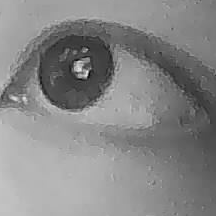
#> input picture 261004/data/eye/eye_auto_1791110451544.png, 216 x 216 px; its folder holds only this picture in this run
$ python compare_algorithms.py
#> lines starting #> are read from the running program, lines starting #| are printed output that depends on the picture; after the words box and inside, x2 and y2 are one past the last pixel; in counts of white or black regions, pixels touching at a corner belong together
### 261004/pupil_detector.py
"""
Shared pupil/eye detection module used by stages 5-10.

Centralizing this logic means that once IR illumination hardware arrives and
a better detector is needed (e.g. a different threshold strategy, or IR-specific
preprocessing), only this file needs to change -- the real-time tracking,
logging, gaze experiment, and calibration scripts all import from here and
don't need to be rewritten.

Current implementation is classical CV only (no deep learning), using the
same Otsu threshold + contour + ellipse-fit pipeline validated in Stage 6,
with the circularity threshold (0.75) that was empirically raised after a
visual audit showed lower thresholds produced false-positive "successes"
(ellipses pulled off the true pupil center by specular highlights).

Known limitation (see Stage 6 report): under current hardware (no IR
illuminator, no IR-cut filter, ambient light only), this detector's real
success rate measured on saved ROI samples was 0/20. It is wired into the
realtime pipeline anyway so that the pipeline itself is validated end-to-end
(ROI -> detection -> logging -> plotting), with NaN/confidence=0 propagating
correctly when detection fails, rather than silently faking data.
"""
import cv2
import numpy as np
import os

_CASCADE_DIR = os.path.dirname(os.path.abspath(__file__))
_face_cascade = cv2.CascadeClassifier(os.path.join(_CASCADE_DIR, "haarcascade_frontalface_default.xml"))
_eye_cascade = cv2.CascadeClassifier(os.path.join(_CASCADE_DIR, "haarcascade_eye.xml"))

CIRCULARITY_THRESHOLD = 0.75


# [12 lines left out: function detect_eye, not called in this run]


def detect_pupil(gray_roi):
    """
    Runs classical threshold/contour/ellipse-fit pupil detection on a grayscale
    eye ROI crop. Returns a dict always containing success/reason/pupil_cx/
    pupil_cy/pupil_w/pupil_h/confidence, plus ellipse/contour/binary for
    visualization when success is True.
    """
    h, w = gray_roi.shape
    result = {
        "success": False,
        "reason": "",
        "pupil_cx": float("nan"),
        "pupil_cy": float("nan"),
        "pupil_w": float("nan"),
        "pupil_h": float("nan"),
        "confidence": 0.0,
        "ellipse": None,
        "contour": None,
    }

    if gray_roi.size == 0 or h < 10 or w < 10:
        result["reason"] = "ROI too small"
        return result

    blurred = cv2.GaussianBlur(gray_roi, (5, 5), 0)
    _, binary = cv2.threshold(blurred, 0, 255, cv2.THRESH_BINARY_INV + cv2.THRESH_OTSU)

    kernel = cv2.getStructuringElement(cv2.MORPH_ELLIPSE, (3, 3))
    binary = cv2.morphologyEx(binary, cv2.MORPH_CLOSE, kernel, iterations=2)
    binary = cv2.morphologyEx(binary, cv2.MORPH_OPEN, kernel, iterations=1)

    contours, _ = cv2.findContours(binary, cv2.RETR_EXTERNAL, cv2.CHAIN_APPROX_SIMPLE)
    if not contours:
        result["reason"] = "no dark contour found after threshold"
        return result

    frame_area = h * w
    candidates = []
    for c in contours:
        area = cv2.contourArea(c)
        if area < 0.01 * frame_area or area > 0.6 * frame_area:
            continue
        if len(c) < 5:
            continue
        bx, by, bw, bh = cv2.boundingRect(c)
        aspect = bw / float(bh) if bh > 0 else 0
        if aspect < 0.5 or aspect > 2.0:
            continue
        perimeter = cv2.arcLength(c, True)
        if perimeter == 0:
            continue
        circularity = 4 * np.pi * area / (perimeter ** 2)
        candidates.append((c, area, aspect, circularity))

    if not candidates:
        result["reason"] = "contours found but none passed area/aspect filtering"
        return result

    candidates.sort(key=lambda t: t[3], reverse=True)
    best_c, best_area, best_aspect, best_circ = candidates[0]

    if best_circ < CIRCULARITY_THRESHOLD:
        result["reason"] = f"best candidate circularity too low ({best_circ:.2f})"
        return result

    ellipse = cv2.fitEllipse(best_c)
    (cx, cy), (ew, eh), angle = ellipse

    result["success"] = True
    result["pupil_cx"] = round(cx, 2)
    result["pupil_cy"] = round(cy, 2)
    result["pupil_w"] = round(ew, 2)
    result["pupil_h"] = round(eh, 2)
    result["confidence"] = round(min(1.0, best_circ), 3)
    result["ellipse"] = ellipse
    result["contour"] = best_c
    return result

### 261004/pupil_detector_starburst.py
"""
Starburst-style pupil detector, interface-compatible with pupil_detector.py's
detect_pupil(). Used to compare against the Otsu-threshold baseline on the
same no-IR sample batch (data/eye), per 261010 roadmap section 6.2.

Starburst method (Li et al.): instead of a single global threshold, cast rays
outward from an initial center estimate (here: the darkest-region centroid
from a coarse threshold) in multiple directions, find the pupil-boundary edge
point along each ray via the local gradient, then fit an ellipse to those
boundary points. This is less sensitive to a single global threshold being
wrong under uneven/low-contrast lighting, because each ray only needs a local
gradient jump, not a globally-separable intensity population.

Known limitation going in: this does not fix low signal-to-noise (specular
highlights breaking up the dark region, or sensor noise); it only removes the
dependency on one global threshold. Results must still be visually audited,
not trusted from the success flag alone (see Stage 6 lesson: ellipses pulled
off-center by specular highlights were previously misreported as successes).
"""
import cv2
import numpy as np

CIRCULARITY_THRESHOLD = 0.75
N_RAYS = 36
MIN_RAY_HITS = 18  # at least half the rays must find a boundary edge


def _coarse_center(gray_roi):
    """Rough initial center: centroid of the darkest 5% of pixels."""
    h, w = gray_roi.shape
    thresh_val = np.percentile(gray_roi, 5)
    dark_mask = gray_roi <= thresh_val
    ys, xs = np.nonzero(dark_mask)
    if len(xs) == 0:
        return None
    return float(np.mean(xs)), float(np.mean(ys))


def _cast_rays(gray_roi, cx, cy, n_rays, max_radius):
    """
    For each of n_rays directions from (cx, cy), walk outward along the
    gradient until a strong positive intensity jump (dark->light edge) is
    found. Returns list of (x, y) boundary points, one per ray that found
    an edge.
    """
    h, w = gray_roi.shape
    blurred = cv2.GaussianBlur(gray_roi, (5, 5), 0).astype(np.float32)
    points = []
    for i in range(n_rays):
        theta = 2 * np.pi * i / n_rays
        dx, dy = np.cos(theta), np.sin(theta)
        prev_val = None
        for r in range(1, max_radius):
            x = int(round(cx + dx * r))
            y = int(round(cy + dy * r))
            if x < 0 or x >= w or y < 0 or y >= h:
                break
            val = blurred[y, x]
            if prev_val is not None and (val - prev_val) > 15:
                points.append((x, y))
                break
            prev_val = val
    return points


def detect_pupil(gray_roi):
    """
    Same return contract as pupil_detector.detect_pupil(): a dict with
    success/reason/pupil_cx/pupil_cy/pupil_w/pupil_h/confidence, plus
    ellipse/contour (contour is None here; boundary points stored instead
    for visualization under the 'boundary_points' key).
    """
    h, w = gray_roi.shape
    result = {
        "success": False,
        "reason": "",
        "pupil_cx": float("nan"),
        "pupil_cy": float("nan"),
        "pupil_w": float("nan"),
        "pupil_h": float("nan"),
        "confidence": 0.0,
        "ellipse": None,
        "contour": None,
        "boundary_points": None,
    }

    if gray_roi.size == 0 or h < 10 or w < 10:
        result["reason"] = "ROI too small"
        return result

    center = _coarse_center(gray_roi)
    if center is None:
        result["reason"] = "no dark region found for initial center estimate"
        return result
    cx0, cy0 = center

    max_radius = int(min(h, w) * 0.6)
    boundary_points = _cast_rays(gray_roi, cx0, cy0, N_RAYS, max_radius)

    if len(boundary_points) < MIN_RAY_HITS:
        result["reason"] = f"too few ray hits ({len(boundary_points)}/{N_RAYS}) to fit boundary"
        result["boundary_points"] = boundary_points
        return result

    pts = np.array(boundary_points, dtype=np.float32).reshape(-1, 1, 2)
    ellipse = cv2.fitEllipse(pts)
    (cx, cy), (ew, eh), angle = ellipse

    # circularity proxy: ratio of minor/major axis (1.0 = perfect circle)
    major, minor = max(ew, eh), min(ew, eh)
    circularity = minor / major if major > 0 else 0.0

    result["boundary_points"] = boundary_points
    if circularity < CIRCULARITY_THRESHOLD:
        result["reason"] = f"fitted ellipse too elongated (axis ratio {circularity:.2f})"
        result["ellipse"] = ellipse
        return result

    result["success"] = True
    result["pupil_cx"] = round(cx, 2)
    result["pupil_cy"] = round(cy, 2)
    result["pupil_w"] = round(ew, 2)
    result["pupil_h"] = round(eh, 2)
    result["confidence"] = round(min(1.0, circularity), 3)
    result["ellipse"] = ellipse
    return result

### 261004/compare_algorithms.py
"""
Runs both pupil detectors (Otsu baseline vs starburst) on the same no-IR
sample batch (data/eye/*.png) and writes a side-by-side CSV, plus contact
sheets for visual audit -- per 261010 roadmap section 6.2.

This does NOT re-collect data. It re-uses the exact 20 frames already
captured under no-IR conditions in Stage 6 (same batch pupil_detection.csv
already reports 0/20 for the Otsu method), so the comparison isolates the
algorithm as the only variable.

Usage:
    python compare_algorithms.py
Outputs:
    data/results/algorithm_comparison.csv
    data/results/algorithm_comparison_contact_sheet.png  (visual audit grid)
"""
import os
import glob
import csv
import cv2
import numpy as np

import pupil_detector as otsu_detector
import pupil_detector_starburst as starburst_detector

_DIR = os.path.dirname(os.path.abspath(__file__))
EYE_DIR = os.path.join(_DIR, "data", "eye")
RESULTS_DIR = os.path.join(_DIR, "data", "results")


def imread_unicode(path, flags=cv2.IMREAD_GRAYSCALE):
    """cv2.imread fails silently on non-ASCII (CJK) Windows paths; read via
    numpy buffer instead, since this whole project tree lives under a
    Chinese-character path (作品集/课程/...)."""
    data = np.fromfile(path, dtype=np.uint8)
    return cv2.imdecode(data, flags)


def imwrite_unicode(path, img):
    ext = os.path.splitext(path)[1]
    ok, buf = cv2.imencode(ext, img)
    if ok:
        buf.tofile(path)
    return ok


def draw_overlay(gray_roi, result, color):
    vis = cv2.cvtColor(gray_roi, cv2.COLOR_GRAY2BGR)
    if result.get("ellipse") is not None:
        cv2.ellipse(vis, result["ellipse"], color, 2)
    pts = result.get("boundary_points")
    if pts:
        for (x, y) in pts:
            cv2.circle(vis, (int(x), int(y)), 1, color, -1)
    label = "OK" if result["success"] else "FAIL"
    cv2.putText(vis, label, (3, 12), cv2.FONT_HERSHEY_SIMPLEX, 0.4, color, 1)
    return vis


def main():
    files = sorted(glob.glob(os.path.join(EYE_DIR, "*.png")))
    if not files:
        print(f"No sample images found in {EYE_DIR}")
        return

    rows = []
    tiles = []
    for path in files:
        fname = os.path.basename(path)
        img = imread_unicode(path)
#> in imread_unicode, returned value is the input picture: shape (216, 216); min 0, max 236, mean 134.6
        if img is None:
            print(f"skip unreadable: {fname}")
            continue

        otsu_result = otsu_detector.detect_pupil(img)
#> in detect_pupil, `_, binary = cv2.threshold(blurred, 0, 255, cv2.THRESH_BINARY_INV + cv2..`:
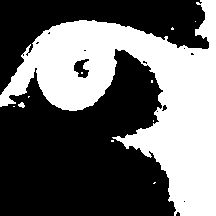
#> binary: shape (216, 216); 40.6% white; 11 white regions (9 under 20 px), largest, box (x1, y1, x2, y2) and area: (0, 0, 216, 216) 18865, (18, 102, 25, 108) 27
#> in detect_pupil, `binary = cv2.morphologyEx(binary, cv2.MORPH_CLOSE, kernel, iterations=2)`:
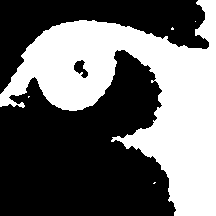
#> binary: shape (216, 216); 41.1% white; 5 white regions (4 under 20 px), largest, box (x1, y1, x2, y2) and area: (0, 0, 216, 216) 19167
#> in detect_pupil, `contours, _ = cv2.findContours(binary, cv2.RETR_EXTERNAL, cv2.CHAIN_AP..`: contours = 4 contours, 3 with area under 20; largest, box (x1, y1, x2, y2) and area: (0, 0, 216, 216) 18754
#> the loop in detect_pupil, `for c in contours:` made 4 passes
#> (area, bx, by, bw, bh, aspect, perimeter, circularity) on pass 4: (18754, 0, 0, 216, 216, 1, 1154.1, 0.177)
#> after the loop in detect_pupil, `for c in contours:`: candidates = 1 item
#> in detect_pupil, `best_c, best_area, best_aspect, best_circ = candidates[0]`: best_c = contour of 331 points, box (x1, y1, x2, y2) (0, 0, 216, 216), area 18754; best_area = 18754; best_aspect = 1; best_circ = 0.177
#> otsu_result = 9 items
        star_result = starburst_detector.detect_pupil(img)
#> in _coarse_center, `thresh_val = np.percentile(gray_roi, 5)`: thresh_val = 68
#> in _coarse_center, `dark_mask = gray_roi <= thresh_val`:
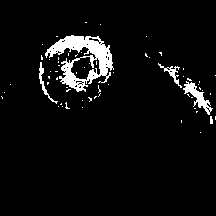
#> dark_mask: shape (216, 216) bool; 5.2% white; 63 white regions (58 under 20 px), largest, box (x1, y1, x2, y2) and area: (45, 35, 114, 92) 1648, (183, 81, 213, 115) 317, (158, 63, 182, 88) 132, (39, 62, 58, 104) 127, (210, 116, 213, 124) 21
#> in _coarse_center, `ys, xs = np.nonzero(dark_mask)`: ys = 2426 values from 22 to 132; xs = 2426 values, max 215 at index 1528, min 1 at index 2169, mean 103.2
#> in detect_pupil, `center = _coarse_center(gray_roi)`: center = (103.2, 67.82)
#> in detect_pupil, `cx0, cy0 = center`: cx0 = 103.2; cy0 = 67.82
#> after the loop in _cast_rays, `for i in range(n_rays):`: points = 33 pairs, first value 56 to 114, second value 19 to 109
#> in detect_pupil, `boundary_points = _cast_rays(gray_roi, cx0, cy0, N_RAYS, max_radius)`: boundary_points has the same summary as points in _cast_rays
#> in detect_pupil, `pts = np.array(boundary_points, dtype=np.float32).reshape(-1, 1, 2)`: pts = 33 rows, first 8: [114, 68], [113, 70], [114, 72], [114, 74], [111, 74], [111, 77], [111, 81], [110, 86]
#> in detect_pupil, `ellipse = cv2.fitEllipse(pts)`: ellipse = ((91.47, 66.34), (45.5, 117.7), 14.63)
#> in detect_pupil, `(cx, cy), (ew, eh), angle = ellipse`: cx = 91.47; cy = 66.34; ew = 45.5; eh = 117.7; angle = 14.63
#> in detect_pupil, `major, minor = max(ew, eh), min(ew, eh)`: major = 117.7; minor = 45.5
#> in detect_pupil, `circularity = minor / major if major > 0 else 0.0`: circularity = 0.386
#> star_result = 10 items

        rows.append({
            "filename": fname,
            "otsu_success": otsu_result["success"],
            "otsu_reason": otsu_result["reason"],
            "otsu_confidence": otsu_result["confidence"],
            "starburst_success": star_result["success"],
            "starburst_reason": star_result["reason"],
            "starburst_confidence": star_result["confidence"],
        })

        otsu_vis = draw_overlay(img, otsu_result, (0, 0, 255))
#> in draw_overlay, `label = "OK" if result["success"] else "FAIL"`: label = 'FAIL'
        star_vis = draw_overlay(img, star_result, (0, 255, 0))
#> call 2 of draw_overlay, with color = (0, 255, 0)
#> in draw_overlay (call 2), `cv2.ellipse(vis, result["ellipse"], color, 2)`:
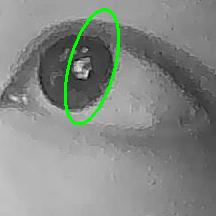
#> vis: shape (216, 216, 3); mean B, G, R 132.5, 136.9, 132.5
#> in draw_overlay (call 2), `pts = result.get("boundary_points")`: pts has the same summary as points in _cast_rays
#> the loop in draw_overlay (call 2), `for (x, y) in pts:` made 33 passes
#> after the loop in draw_overlay (call 2), `for (x, y) in pts:`:
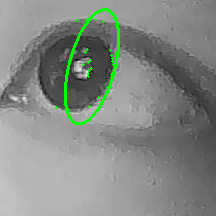
#> vis: shape (216, 216, 3); 0.26% of pixels changed, all inside (x1, y1, x2, y2) = (55, 18, 116, 110)
        pair = np.hstack([otsu_vis, star_vis])
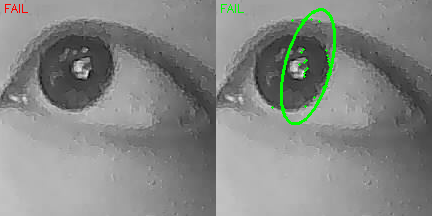
#> pair: shape (216, 432, 3); mean B, G, R 133.2, 135.9, 133.4
        tiles.append(pair)

        print(f"{fname}: otsu={otsu_result['success']} starburst={star_result['success']}")
#| eye_auto_1791110451544.png: otsu=False starburst=False

    os.makedirs(RESULTS_DIR, exist_ok=True)
    csv_path = os.path.join(RESULTS_DIR, "algorithm_comparison.csv")
    with open(csv_path, "w", newline="") as f:
        writer = csv.DictWriter(f, fieldnames=list(rows[0].keys()))
        writer.writeheader()
        writer.writerows(rows)

    otsu_n = sum(1 for r in rows if r["otsu_success"])
#> otsu_n = 0
    star_n = sum(1 for r in rows if r["starburst_success"])
#> star_n = 0
    total = len(rows)
#> total = 1
    print(f"\nOtsu (baseline, no-IR):      {otsu_n}/{total} ({100.0*otsu_n/total:.1f}%)")
#| Otsu (baseline, no-IR):      0/1 (0.0%)
    print(f"Starburst (new, no-IR):      {star_n}/{total} ({100.0*star_n/total:.1f}%)")
#| Starburst (new, no-IR):      0/1 (0.0%)
    print(f"Reference, Otsu + 850nm IR:  27.2% (22/81, from Stage 6, different batch)")
    print(f"\nWrote: {csv_path}")

    # contact sheet: stack all pairs vertically, resize each tile to a
    # common width for readability
    target_w = 480
    resized = []
    for t in tiles:
        h, w = t.shape[:2]
        scale = target_w / w
        resized.append(cv2.resize(t, (target_w, int(h * scale))))
#> this loop made 1 pass
#> (h, w, scale) on pass 1: (216, 432, 1.11)
#> after the loop, resized = 1 item
    sheet = np.vstack(resized)
    sheet_path = os.path.join(RESULTS_DIR, "algorithm_comparison_contact_sheet.png")
    imwrite_unicode(sheet_path, sheet)
    print(f"Wrote: {sheet_path}  (red=Otsu overlay, green=starburst overlay, left/right per row)")
    print("\nNEXT STEP: visually audit the contact sheet. A 'success' flag from either")
    print("algorithm is not proof of a correct detection -- confirm the ellipse/points")
    print("actually sit on the pupil, not on a specular highlight or eyelid edge.")


if __name__ == "__main__":
    main()

$ run again, on 261004/data/eye/eye_auto_1791110476010.png
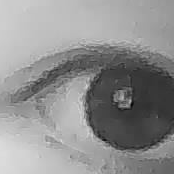
#> input picture 261004/data/eye/eye_auto_1791110476010.png, 174 x 174 px
#> in imread_unicode, returned value is the input picture: shape (174, 174); min 7, max 220, mean 143.1
#> in detect_pupil, `binary = cv2.morphologyEx(binary, cv2.MORPH_CLOSE, kernel, iterations=2)`:
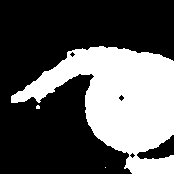
#> binary: shape (174, 174); 34.8% white; 3 white regions (2 under 20 px), largest, box (x1, y1, x2, y2) and area: (11, 46, 174, 174) 10535
#> contours = 2 contours, 1 with area under 20; largest, box (x1, y1, x2, y2) and area: (11, 46, 174, 174) 10259
#> the loop in detect_pupil, `for c in contours:` made 2 passes
#> (area, bx, by, bw, bh, aspect, perimeter, circularity) on pass 2: (10259, 11, 46, 163, 128, 1.27, 681.8, 0.277)
#> after the loop in detect_pupil, `for c in contours:`: candidates = 1 item
#> best_c = contour of 216 points, box (x1, y1, x2, y2) (11, 46, 174, 174), area 10259; best_area = 10259; best_aspect = 1.27; best_circ = 0.277
#> otsu_result = 9 items
#> thresh_val = 55
#> dark_mask: shape (174, 174) bool; 5% white; 52 white regions (51 under 20 px), largest, box (x1, y1, x2, y2) and area: (112, 72, 174, 122) 1332
#> ys = 1524 values from 63 to 148; xs = 1524 values, max 173 at index 452, min 37 at index 304, mean 147.9
#> center = (147.9, 99.13)
#> cx0 = 147.9; cy0 = 99.13
#> after the loop in _cast_rays, `for i in range(n_rays):`: points = [(168, 134), (163, 140), (157, 148), (148, 148), (139, 149), (129, 150), (119, 149), (109, 145), (100, 139), (93, 131), (130, 106), (131, 102), (131, 99), (124, 95), (126, 91), (131, 90), (102, 44), (169, 74)]
#> boundary_points has the same summary as points in _cast_rays
#> in detect_pupil, `pts = np.array(boundary_points, dtype=np.float32).reshape(-1, 1, 2)`: pts = 18 rows, first 8: [168, 134], [163, 140], [157, 148], [148, 148], [139, 149], [129, 150], [119, 149], [109, 145]
#> ellipse = ((128.3, 107.4), (89.02, 108.2), 134.8)
#> cx = 128.3; cy = 107.4; ew = 89.02; eh = 108.2; angle = 134.8
#> major = 108.2; minor = 89.02
#> in detect_pupil, `circularity = minor / major if major > 0 else 0.0`: circularity = 0.823
#> star_result = 10 items
#> label = 'FAIL'
#> the loop in draw_overlay (call 2), `for (x, y) in pts:` made 18 passes
#> in main, `pair = np.hstack([otsu_vis, star_vis])`:
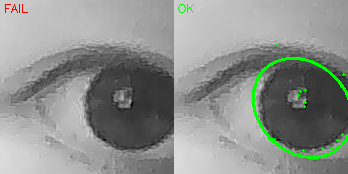
#> pair: shape (174, 348, 3); mean B, G, R 141, 144.9, 141.2
#| eye_auto_1791110476010.png: otsu=False starburst=True
#> otsu_n = 0
#> star_n = 1
#| Otsu (baseline, no-IR):      0/1 (0.0%)
#| Starburst (new, no-IR):      1/1 (100.0%)
#> the loop in main, `for t in tiles:` made 1 pass
#> (h, w, scale) on pass 1: (174, 348, 1.38)
#> after the loop in main, `for t in tiles:`: resized = 1 item

$ run again, on 261004/data/eye/eye_auto_1791110483568.png
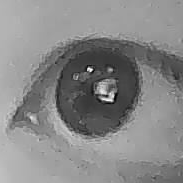
#> input picture 261004/data/eye/eye_auto_1791110483568.png, 183 x 183 px
#> in imread_unicode, returned value is the input picture: shape (183, 183); min 0, max 254, mean 135.3
#> in detect_pupil, `binary = cv2.morphologyEx(binary, cv2.MORPH_CLOSE, kernel, iterations=2)`:
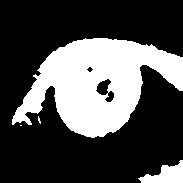
#> binary: shape (183, 183); 30% white; 4 white regions (2 under 20 px), largest, box (x1, y1, x2, y2) and area: (12, 38, 183, 138) 9466, (138, 160, 183, 183) 568
#> contours = 2 contours; box (x1, y1, x2, y2) and area: (12, 38, 183, 138) 9429, (139, 160, 183, 183) 506
#> the loop in detect_pupil, `for c in contours:` made 2 passes
#> (area, bx, by, bw, bh, aspect, perimeter, circularity) on passes 1 to 2: (506.5, 139, 160, 44, 23, 1.91, 126.5, 0.398), (9429, 12, 38, 171, 100, 1.71, 604.1, 0.325)
#> after the loop in detect_pupil, `for c in contours:`: candidates = 2 items
#> best_c = contour of 28 points, box (x1, y1, x2, y2) (139, 160, 183, 183), area 506; best_area = 506.5; best_aspect = 1.91; best_circ = 0.398
#> otsu_result = 9 items
#> thresh_val = 62
#> dark_mask: shape (183, 183) bool; 5.3% white; 63 white regions (57 under 20 px), largest, box (x1, y1, x2, y2) and area: (69, 51, 139, 119) 946, (79, 82, 122, 113) 458, (56, 68, 66, 113) 104, (77, 127, 91, 135) 24, (71, 72, 81, 80) 22, (173, 74, 179, 80) 21
#> ys = 1760 values from 40 to 134; xs = 1760 values, max 181 at index 858, min 14 at index 1688, mean 99.86
#> center = (99.86, 79.63)
#> cx0 = 99.86; cy0 = 79.63
#> after the loop in _cast_rays, `for i in range(n_rays):`: points = 35 pairs, first value 44 to 139, second value 37 to 105
#> boundary_points has the same summary as points in _cast_rays
#> in detect_pupil, `pts = np.array(boundary_points, dtype=np.float32).reshape(-1, 1, 2)`: pts = 35 rows, first 8: [139, 80], [105, 81], [103, 81], [102, 81], [101, 81], [101, 81], [101, 81], [101, 82]
#> ellipse = ((93.87, 63.36), (45.14, 171.3), 72.49)
#> cx = 93.87; cy = 63.36; ew = 45.14; eh = 171.3; angle = 72.49
#> major = 171.3; minor = 45.14
#> in detect_pupil, `circularity = minor / major if major > 0 else 0.0`: circularity = 0.263
#> star_result = 10 items
#> label = 'FAIL'
#> the loop in draw_overlay (call 2), `for (x, y) in pts:` made 35 passes
#> in main, `pair = np.hstack([otsu_vis, star_vis])`:
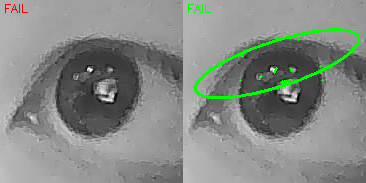
#> pair: shape (183, 366, 3); mean B, G, R 132.8, 137.7, 133.1
#| eye_auto_1791110483568.png: otsu=False starburst=False
#> otsu_n = 0
#> total = 1
#| Otsu (baseline, no-IR):      0/1 (0.0%)
#| Starburst (new, no-IR):      0/1 (0.0%)
#> the loop in main, `for t in tiles:` made 1 pass
#> (h, w, scale) on pass 1: (183, 366, 1.31)
#> after the loop in main, `for t in tiles:`: resized = 1 item
